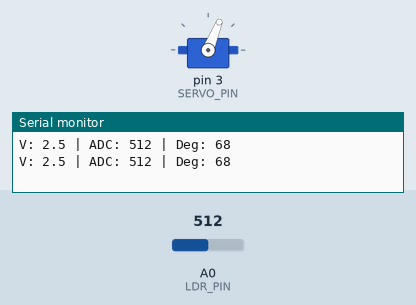
A sketch run on a simulated Arduino Uno, built with avr-gcc and run on an emulated ATmega328P. Shown: servo, the last lines printed to the serial monitor. The test bench sets the inputs (shaded band); at power-on: A0 (LDR_PIN) = 512.

Above: at 1.2 s.
1.3 s: A0 (LDR_PIN) set to 716
At 2.0 s:
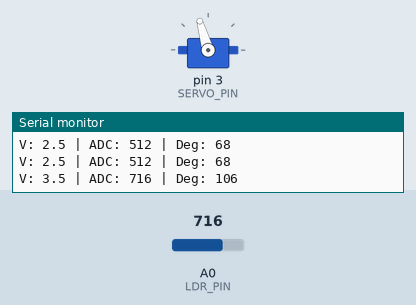
2.8 s: A0 (LDR_PIN) set to 900
At 3.2 s:
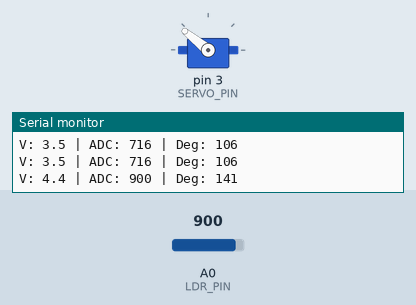
4.3 s: A0 (LDR_PIN) set to 1012
At 5.5 s:
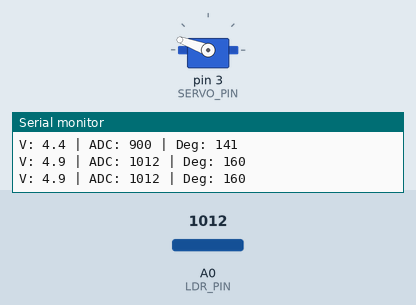
5.8 s: A0 (LDR_PIN) set to 306
At 6.7 s:
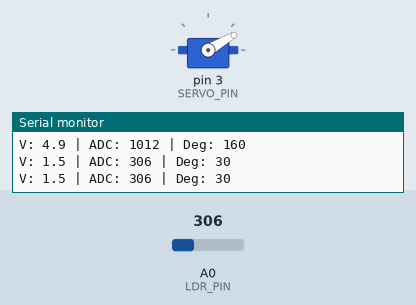
7.3 s: A0 (LDR_PIN) set to 150
At 7.8 s:
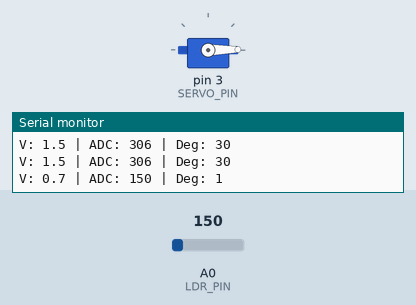
8.8 s: A0 (LDR_PIN) set to 511
At 10.1 s:
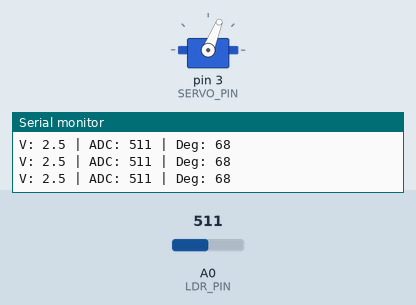
Timing chart, 0 to 11.3 s (numbered marks = the images above; inputs shaded):
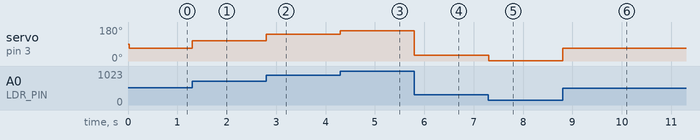

The sketch:

33-Photoresistor-and-Servo.ino
```cpp
// (licence header left out)
#include <Servo.h>

// HARDWARE PIN DEFINITIONS
const uint8_t LDR_PIN   = A0;
const uint8_t SERVO_PIN = 3;

// CALIBRATION CONSTANTS (Updated to 0.7V - 4.9V range)
const int16_t LIGHT_MIN = 143;   // ADC value for 0.7V (Min Angle)
const int16_t LIGHT_MAX = 1002;  // ADC value for 4.9V (Max Angle)
const int16_t ANGLE_MIN = 0;
const int16_t ANGLE_MAX = 160;

// TIMING CONFIGURATION (ms)
const uint32_t UPDATE_INTERVAL = 20;   // 50Hz sensing/actuation
const uint32_t SERIAL_INTERVAL = 500;  // 2Hz telemetry update

// GLOBAL STATE
uint32_t lastUpdateTime = 0;
uint32_t lastSerialTime = 0;
Servo myServo;

// Linear mapping with 32-bit math safety and clamping.
int16_t scaleValue(int16_t x, int16_t in_min, int16_t in_max, int16_t out_min, int16_t out_max) {
  if (x <= in_min) return out_min;
  if (x >= in_max) return out_max;
  return (int16_t)((int32_t)(x - in_min) * (out_max - out_min) / (in_max - in_min) + out_min);
}

void setup() {
  Serial.begin(115200);
  while (!Serial) {}
  myServo.attach(SERVO_PIN);
  Serial.println(F("================================================"));
  Serial.println(F("SYSTEM READY: Light Tracking & Actuation Active."));
  Serial.println(F("================================================"));
}

void loop() {
  uint32_t currentMillis = millis();
  static int16_t rawADC = 0;

  // 1. DIRECT MOTION CONTROL
  if (currentMillis - lastUpdateTime >= UPDATE_INTERVAL) {
    rawADC = (int16_t)analogRead(LDR_PIN);
    myServo.write(scaleValue(rawADC, LIGHT_MIN, LIGHT_MAX, ANGLE_MIN, ANGLE_MAX));
    lastUpdateTime = currentMillis;
  }

  // 2. FORMATTED TELEMETRY
  if (currentMillis - lastSerialTime >= SERIAL_INTERVAL) {
    float voltage = (rawADC * 5.0f) / 1023.0f;

    Serial.print(F("V: "));
    Serial.print(voltage, 1); // Formatted to 1 decimal
    Serial.print(F(" | ADC: "));
    Serial.print(rawADC);
    Serial.print(F(" | Deg: "));
    Serial.println(scaleValue(rawADC, LIGHT_MIN, LIGHT_MAX, ANGLE_MIN, ANGLE_MAX));

    lastSerialTime = currentMillis;
  }
}
```

Measured:
- after the input at 1.3 s, servo on pin 3 (SERVO_PIN): 68° → 106° at once
- after the input at 2.8 s, servo on pin 3 (SERVO_PIN): 106° → 141° at once
- after the input at 4.3 s, servo on pin 3 (SERVO_PIN): 141° → 160° at once
- after the input at 5.8 s, servo on pin 3 (SERVO_PIN): 160° → 30° at once
- after the input at 7.3 s, servo on pin 3 (SERVO_PIN): 30° → 1° at once
- after the input at 8.8 s, servo on pin 3 (SERVO_PIN): 1° → 68° at once
